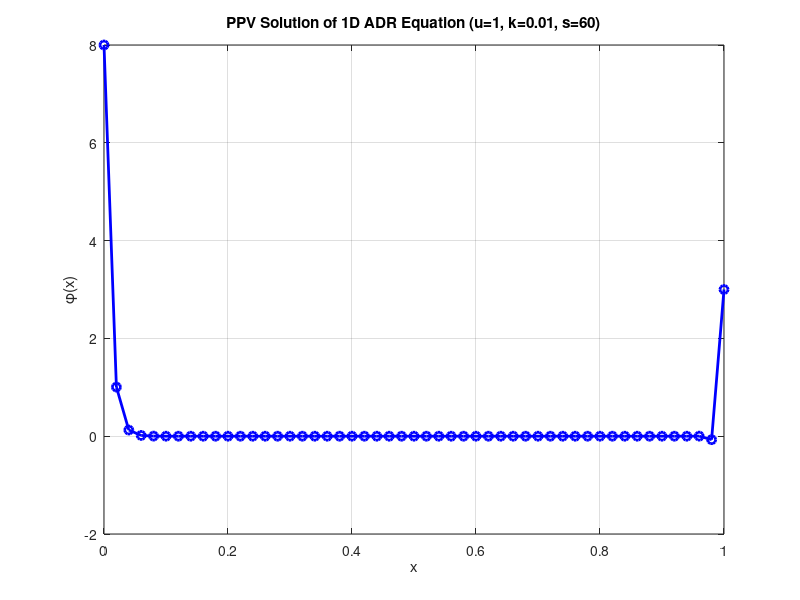

MATLAB code to generate this figure:
clear all;
close all;

L = 1.0;
u = 1.0;
k = 0.05;
s = 600;
N = 50;
h = L / N;

phi_left = 8.0;
phi_right = 3.0;

x = linspace(0, L, N + 1)';

tau = 1 / sqrt((2 * u / h) ^ 2 + (4 * k / h ^ 2) ^ 2 + s ^ 2);

K = zeros(N + 1, N + 1);
F = zeros(N + 1, 1);
ke = zeros(N + 1, N + 1);
f = zeros(N + 1, 1);

for e = 1:N
    nodes = [e, e + 1];
    x_e = x(nodes);

    A_conv = u * [-1/2, 1/2; -1/2, 1/2];
    A_diff = k / h * [1, -1; -1, 1];
    A_react = s * h / 6 * [2, 1; 1, 2];

    L_op = u * (1 / h) * [-1, 1; -1, 1] + abs(s) * h / 6 * [2, 1; 1, 2];
    A_stab = tau * L_op * (u * (1 / h) * [-1, 1; -1, 1] + s * h / 6 * [2, 1; 1, 2]);

    k_add = max((abs(u) - tau * abs(u) * s + tau * abs(u) * abs(s)) * h / 2 - (k + tau * u ^ 2) + (s + tau * s * abs(s)) * h ^ 2/6, 0);
    chi = 2 / (abs(s) * h + 2 * abs(u));
    A_pos = chi * k_add / h * [1, -1; -1, 1];
    A_e = A_conv + A_diff + A_react + A_stab + A_pos;

    K(nodes, nodes) = K(nodes, nodes) + A_e;
end

K(1, :) = 0; K(1, 1) = 1; F(1) = phi_left;
K(end, :) = 0; K(end, end) = 1; F(end) = phi_right;

phi = K \ F;

figure;
plot(x, phi, 'b-o', 'LineWidth', 2);
xlabel('x');
ylabel('\phi(x)');
title('PPV Solution of 1D ADR Equation (u=1, k=0.01, s=60)');
grid on;
